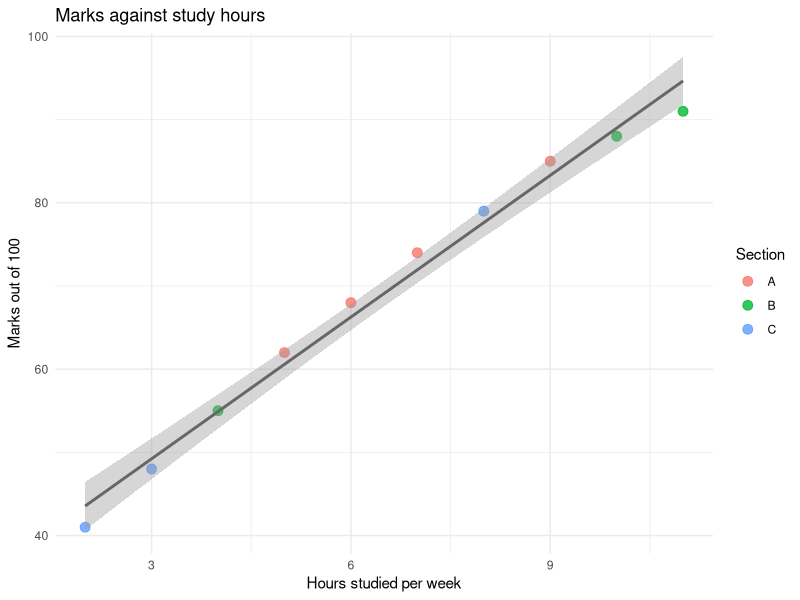
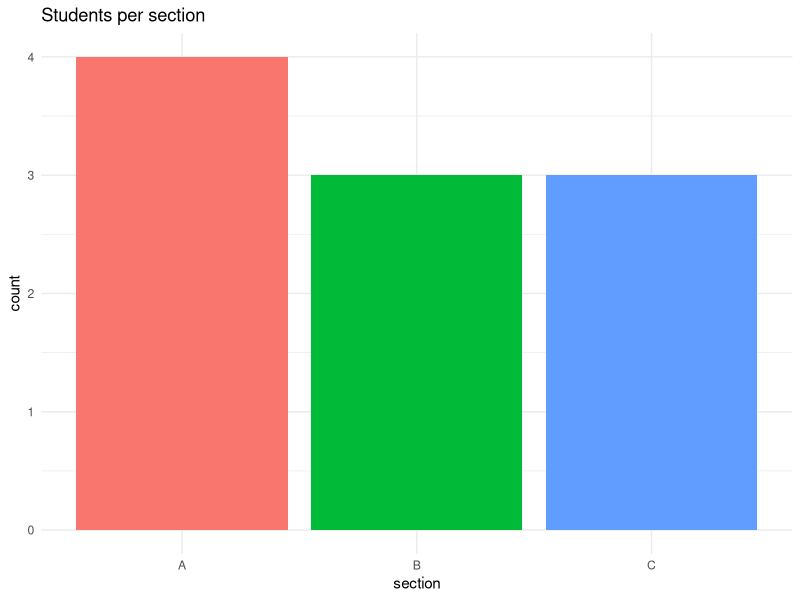
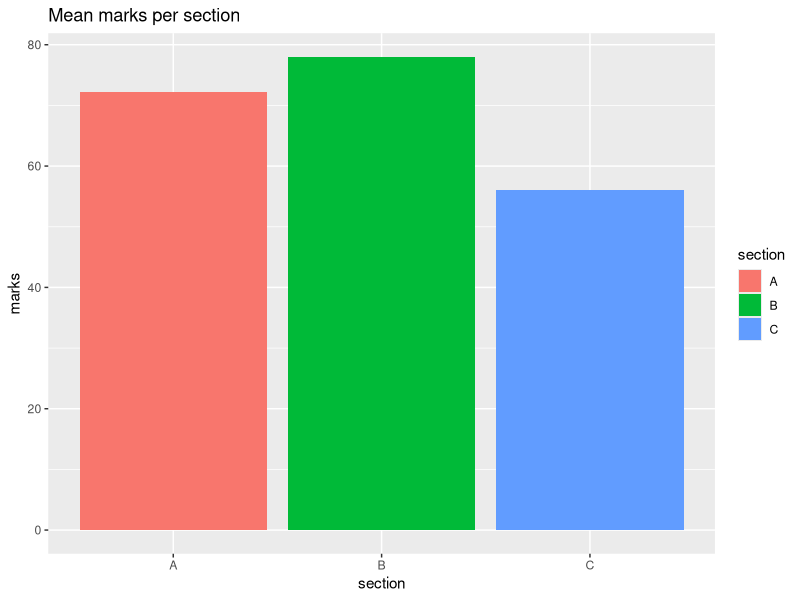
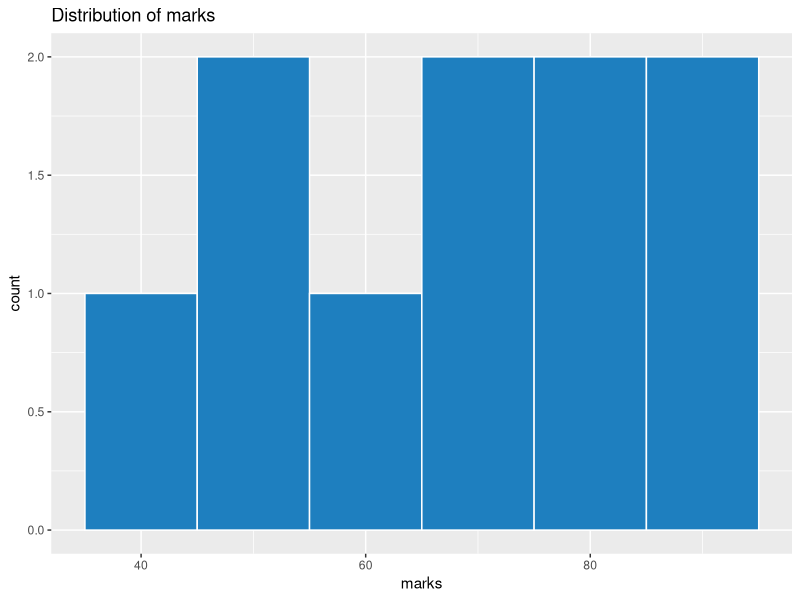
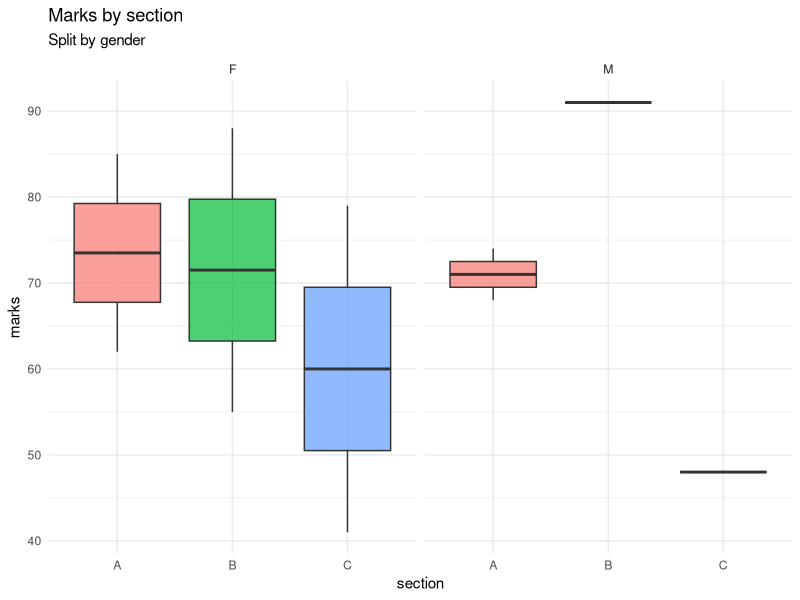
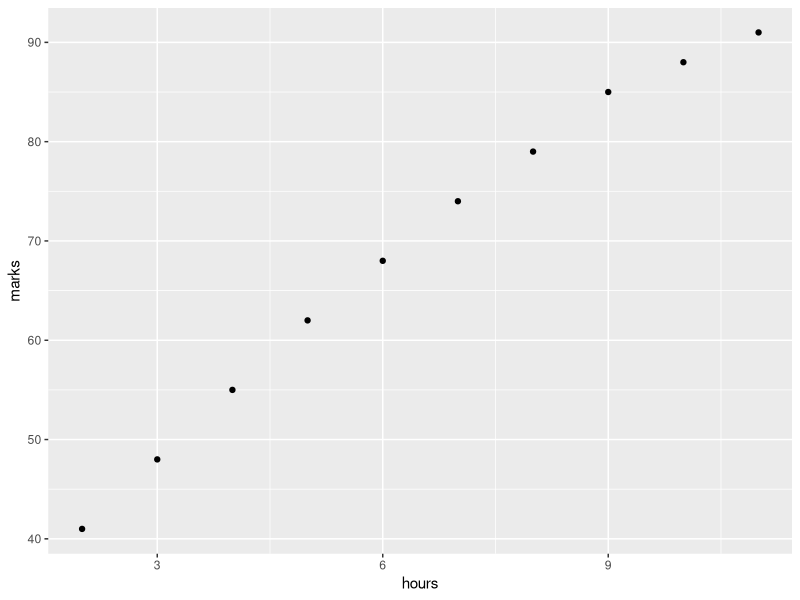
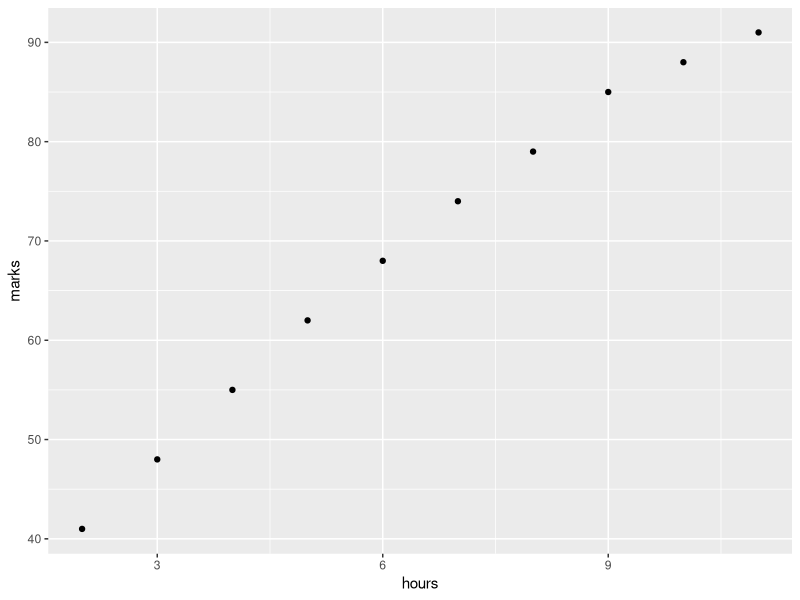

Source code (R) for these figures, in order:
# =====================================================================
# Run with R 4.3.3 (Rscript --vanilla). What it prints, and the plots it
# draws, are on the lab page, and tools/data-science/run_r_equivalents.py
# runs it again. (Until October 2026 R could not be installed where these
# labs are checked, so this file was desk-checked only; every number in its
# comments has since been checked against R's own output.)
# =====================================================================
# Experiment 12: Visualise data with ggplot2
# No Python equivalent -- this demonstrates ggplot2's grammar specifically.

library(ggplot2)

# Step 1: Make the students data frame
students <- data.frame(
  name    = c("Ananya","Bhavana","Charan","Divya","Eshwar",
              "Fiona","Gopal","Harika","Ismail","Jyothi"),
  section = c("A","A","B","B","A","C","C","B","A","C"),
  gender  = c("F","F","M","F","M","F","M","F","M","F"),
  hours   = c(9, 5, 11, 4, 7, 8, 3, 10, 6, 2),
  marks   = c(85, 62, 91, 55, 74, 79, 48, 88, 68, 41)
)

# --- SCATTER: two numeric variables ---
# Step 2: Draw a scatter plot with a fitted line
ggplot(students, aes(x = hours, y = marks, colour = section)) +
  geom_point(size = 3, alpha = 0.8) +
  geom_smooth(method = "lm", se = TRUE, colour = "grey40") +
  labs(title = "Marks against study hours",
       x = "Hours studied per week", y = "Marks out of 100",
       colour = "Section") +
  theme_minimal()

# --- BAR: counts per category ---
# Step 3: Draw a bar chart of counts
ggplot(students, aes(x = section, fill = section)) +
  geom_bar() +                       # geom_bar COUNTS rows for you
  labs(title = "Students per section") +
  theme_minimal() + theme(legend.position = "none")

# --- COLUMN: a value you already have ---
# Step 4: Draw a column chart of means
avg <- aggregate(marks ~ section, data = students, FUN = mean)
ggplot(avg, aes(x = section, y = marks, fill = section)) +
  geom_col() +                       # geom_col uses YOUR value as the height
  labs(title = "Mean marks per section")

# geom_bar() vs geom_col() is the classic exam question:
#   geom_bar  default stat = "count"    -> it counts rows
#   geom_col  default stat = "identity" -> it uses your y value
# Reaching for geom_bar when you already have the value gives bars of height 1.

# --- HISTOGRAM: distribution of one numeric variable ---
# Step 5: Draw a histogram
ggplot(students, aes(x = marks)) +
  geom_histogram(bins = 6, fill = "#1e7fbf", colour = "white") +
  labs(title = "Distribution of marks")

# --- BOXPLOT: distribution by group, with outliers ---
# Step 6: Draw boxplots, split by gender
ggplot(students, aes(x = section, y = marks, fill = section)) +
  geom_boxplot(alpha = 0.7, outlier.colour = "red") +
  facet_wrap(~ gender) +             # small multiples
  labs(title = "Marks by section", subtitle = "Split by gender") +
  theme_minimal() + theme(legend.position = "none")

# NOTE for boxplots: fill = interior, colour = outline. Using colour where you
# meant fill gives an outlined but empty box.

# --- EXPORT ---
# Step 7: Save a plot as PNG and PDF
p <- ggplot(students, aes(hours, marks)) + geom_point()
ggsave("marks_plot.png", plot = p, width = 8, height = 5, dpi = 300)
ggsave("marks_plot.pdf", plot = p, width = 8, height = 5)   # vector, for print

# Always pass plot = explicitly. ggsave() otherwise saves the LAST plot
# displayed, which in a script is rarely the one you meant.

# LAYERS COMBINE WITH +, NOT %>%. Mixing them is the commonest ggplot2 error.
